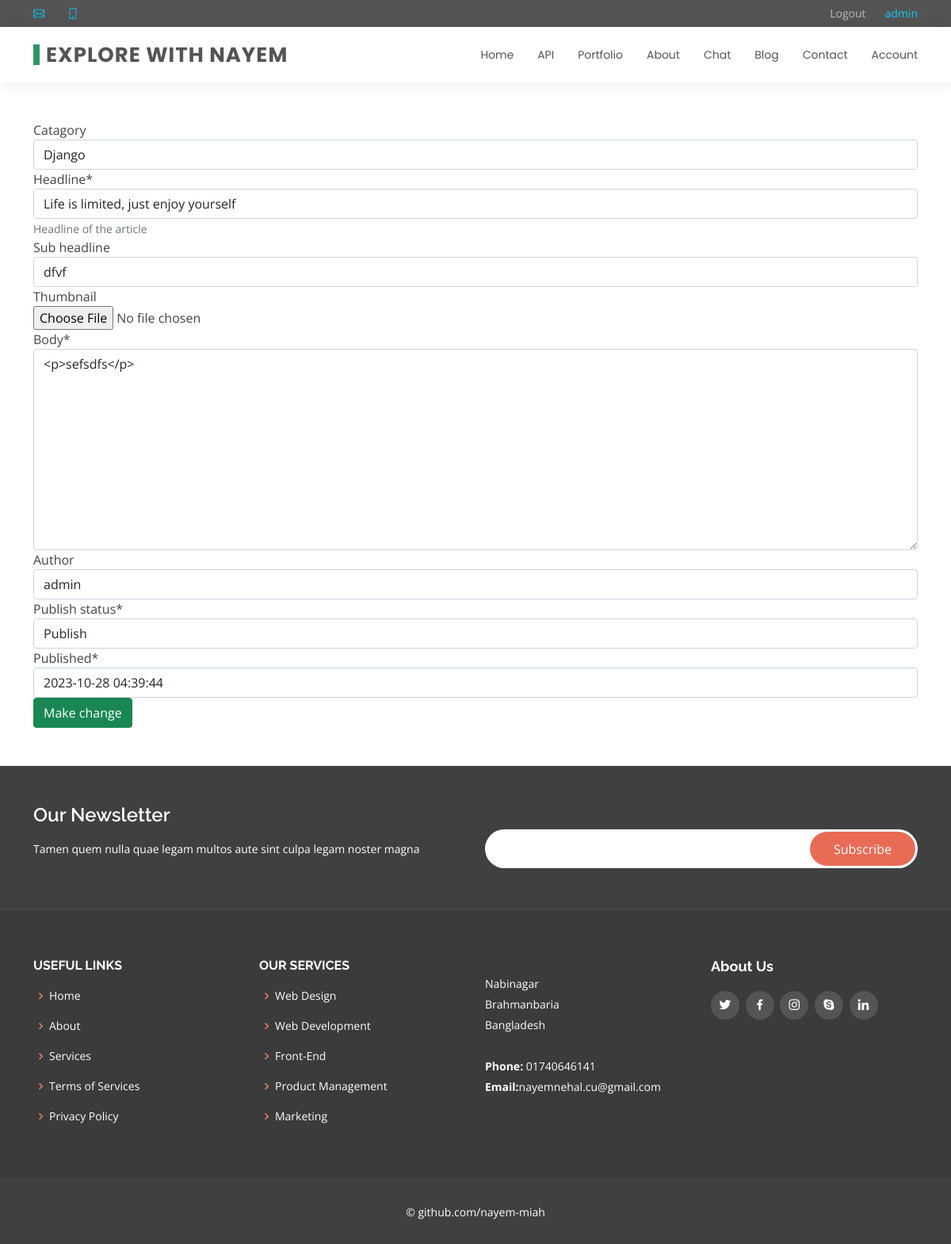
The page /blog/11/life-is-limited-just-enjoy-yourself/edit/ (signed in) on the database its author committed.
### account/models.py (models this page shows, shortened)
class Account(AbstractBaseUser):
	email 					= models.EmailField(verbose_name="email", max_length=60, unique=True)
	username 				= models.CharField(max_length=30, unique=True)
	date_joined				= models.DateTimeField(verbose_name='date joined', auto_now_add=True)
	last_login				= models.DateTimeField(verbose_name='last login', auto_now=True)
	is_admin				= models.BooleanField(default=False)
	is_active				= models.BooleanField(default=True)
	is_staff				= models.BooleanField(default=False)
	is_superuser			= models.BooleanField(default=False)
	profile_image			= models.ImageField(max_length=255, null=True, blank=True, default="profile_images/d.png")
	hide_email				= models.BooleanField(default=True)
	USERNAME_FIELD = 'email'
	REQUIRED_FIELDS = ['username']
	objects = MyAccountManager()
	def __str__(self):
		return self.username

### header/models.py (models this page shows, shortened)
class Header(models.Model):
    logo = models.CharField(max_length=25)

### blog/models.py (models this page shows, shortened)
class Post(models.Model):
      class ArticlePublishOptions(models.TextChoices):
         PUBLISH = "pub", "Publish"
         DRAFT = "dra", "DRAFT"
         PRIVATE = "pri", "Private"
      catagory = models.ForeignKey(Category, on_delete=models.SET_NULL, null=True, blank=True)
      headline = models.CharField(max_length=240,help_text="Headline of the article",)
      sub_headline = models.CharField(max_length=250 , blank=True, null=True)
      thumbnail = models.ImageField(blank=True,null=True,upload_to='images/')
      body = RichTextField()
      author = models.ForeignKey(Account, blank=True,on_delete= models.CASCADE, related_name='blog_post')
      slug = models.SlugField(blank=True,null=True)
      publish_status = models.CharField(
        max_length=3,
        choices=ArticlePublishOptions.choices,
        default=ArticlePublishOptions.DRAFT,)
      published = models.DateTimeField(default=timezone.now)
      created = models.DateTimeField(auto_now_add=True)
      objects = AgentManager()
      class Meta:
            ordering = ('-published',)

### blog/views.py (the view)
# urls.py: path('<int:pk>/<slug:sl>/edit/', views.edit_post, name='edit'),
@login_required(login_url='blog')
def edit_post(request, pk, sl):
    template = 'edit_post.html'
    header = Header.objects.order_by()
    if request.method == 'POST':
        post = get_object_or_404(Post, id=pk, slug=sl)
        editpost = ModelPost(request.POST, request.FILES, instance=post)
        editpost.save()
        return redirect('blog:blog')
    else:
        post = get_object_or_404(Post, id=pk, slug=sl)
        editpost = ModelPost(instance=post)
    context = {
        'post_form': editpost,
        'headerdata': header,
    }
    return render(request, template_name=template, context=context)

### blog/forms.py
class ModelPost(forms.ModelForm):
    class Meta:
        model = Post
        exclude = ['slug']

### blog/models.py (called while the page is built)
    def __str__(self):
      return self.name

    def get_queryset(self, *args, **kwargs):
        return AgentQuerySet(self.model, using=self._db)

### templates/edit_post.html (shortened to what this page needs)
{% extends 'base.html' %}
{% load static %}
{% load crispy_forms_tags %}
{% block content %}
 <div class='container'>
   <div class="row">
     <div class="col-md-12 justify-content-center my-5">
          <form method="POST" enctype="multipart/form-data">
                            {{post_form|crispy}}
                     <input type="submit" value="Make change" class="btn btn-success">
          </form>
     </div>
   </div>
 </div>
{% endblock %}

### templates/base/header.html (shortened to what this page needs)
  <section id="topbar" class="d-flex align-items-center">
    <div class="container d-flex justify-content-center justify-content-md-between">
      <div class="contact-info d-flex align-items-center">
        <i class="bi bi-envelope d-flex align-items-center"><a href="mailto:contact@example.com">{{top_headerdata.0.email}}</a></i>
        <i class="bi bi-phone d-flex align-items-center ms-4"></i>
      </div>
      <div class="social-links d-none d-md-flex align-items-center">
          {% if user.is_authenticated%}
               <a class="d-flex align-items-center ms-4" href="{%url 'logout'%}">Logout</a>
               <a class="d-flex align-items-center ms-4" style="color:#0dcaf0">{{user.username}}</a>
          {% else %}
               <br/>
              <a class="d-flex align-items-center ms-4" style="color:#0dcaf0" href="{% url 'index'%}">Register</a></p>
              <a class="d-flex align-items-center ms-4" style="color:#0dcaf0" href="{% url 'login'%}">Login</a></p>
          {% endif %}
      </div>
    </div>
  </section>
  <header id="header" class="d-flex align-items-center">
    <div class="container d-flex justify-content-between align-items-center">
      <div class="logo">
        <h1><a href="{% url 'index'%}">{{headerdata.0.logo}}</a></h1>
      </div>
      <nav id="navbar" class="navbar">
        <ul>
          <li><a class="{% block homeactive %} {% endblock %}" href="{% url 'index'%}">Home</a></li>
          <li><a class="{% block teamactive %} {% endblock %}" href="http://localhost:8000/docs/">API</a></li>
          <li><a class="{% block portfolioactive %} {% endblock %}" href="{% url 'portfolio'%}">Portfolio</a></li>
          <li><a class="{% block aboutactive %} {% endblock %}" href="{% url 'about'%}">About</a></li>
          <li><a class="" href="{% url 'chat:friend_list'%}">Chat</a></li>
          <li><a class="{% block blogactive %} {% endblock %}" href="{% url 'blog:blog'%}">Blog</a></li>
          <li><a class="{% block contactactive %}{% endblock %}" href="{% url 'contact'%}">Contact</a></li>
          {% if user.is_authenticated%}
             <li><a href="{% url 'profile'%}">Account</a></li>
          {% else %}
             <li><a href="{% url 'account'%}">Sign Up</a></li>
          {% endif %}
        </ul>
      </nav>
    </div>
  </header>

### static/assets/css/index.css (style rules this page uses)
body { font-family: "Open Sans", sans-serif; color: #444444; }
a { color: #e96b56; text-decoration: none; }
h1, h2, h3, h4, h5, h6 { font-family: "Raleway", sans-serif; }
#topbar { background: #545454; padding: 10px 0; font-size: 14px; }
#topbar .contact-info i { font-style: normal; color: #0dcaf0; }
#topbar .social-links a { color: #bababa; line-height: 0; transition: 0.3s; margin-left: 10px; }
#header { height: 70px; transition: all 0.5s; z-index: 997; transition: all 0.5s; background: #fff; box-shadow: 0px 0px 20px 0px rgba(0, 0, 0, 0.1); }
#header .logo h1 { font-size: 26px; padding: 0 0 0 8px; margin: 11px 0; line-height: 1; font-weight: 700; letter-spacing: 1px; text-transform: uppercase; font-family: "Poppins", sans-serif; border-left: 8px solid #2a9664; }
#header .logo h1 a, #header .logo h1 a:hover { color: #545454; text-decoration: none; }
.navbar { padding: 0; }
.navbar ul { margin: 0; padding: 0; display: flex; list-style: none; align-items: center; }
.navbar li { position: relative; }
.navbar a { display: flex; align-items: center; justify-content: space-between; padding: 10px 0 10px 30px; font-family: "Poppins", sans-serif; font-size: 14px; color: #545454; white-space: nowrap; transition: 0.3s; }
section { padding: 0 0 80px 0; }

### rows shown on the page
Account: username "admin"
Header: logo "EXPLORE WITH NAYEM"
Post: catagory "Django", headline "Life is limited, just enjoy yourself", sub_headline "dfvf", body "<p>sefsdfs</p>", author "admin", publish_status "Publish", published "2023-10-28 04:39:44"
